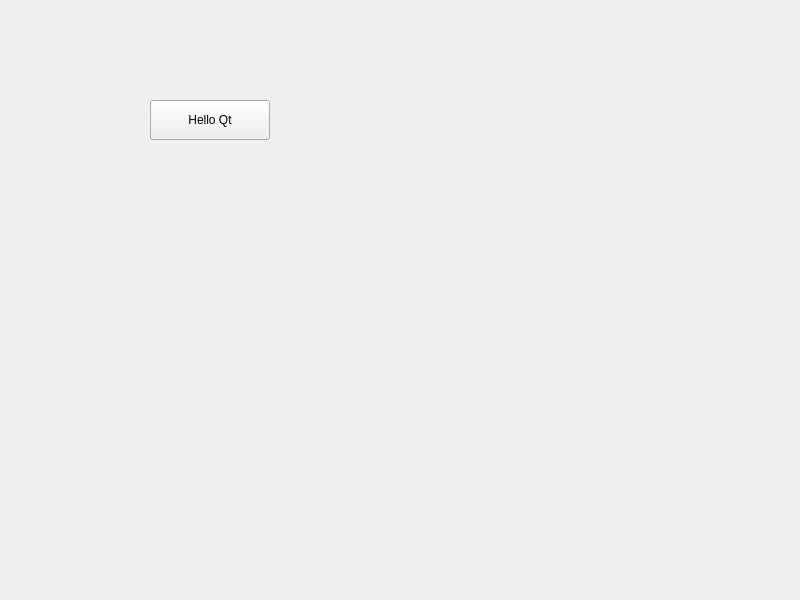
<?xml version="1.0" encoding="UTF-8"?>
<ui version="4.0">
 <class>Widget</class>
 <widget class="QWidget" name="Widget">
  <property name="enabled">
   <bool>true</bool>
  </property>
  <property name="geometry">
   <rect>
    <x>0</x>
    <y>0</y>
    <width>800</width>
    <height>600</height>
   </rect>
  </property>
  <property name="windowTitle">
   <string>Qt Hello World</string>
  </property>
  <widget class="QPushButton" name="pushButton">
   <property name="geometry">
    <rect>
     <x>150</x>
     <y>100</y>
     <width>120</width>
     <height>40</height>
    </rect>
   </property>
   <property name="text">
    <string>Hello Qt</string>
   </property>
  </widget>
 </widget>
 <resources/>
 <connections/>
</ui>
